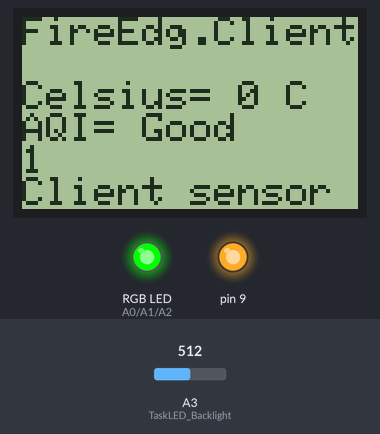
Simulated run of this sketch. Board: Arduino Uno, built with avr-gcc and run on an emulated ATmega328P. On the bench: 84×48 one-colour display, an RGB LED mixed from three pins (HIGH = lit), output pins drawn as LEDs (lit = HIGH). Inputs (shaded band) come from the test bench; at power-on: A3 (TaskLED_Backlight) = 512. What the sketch prints to the serial monitor is not drawn.

Above: at 1.6 s.
1.7 s: A3 (TaskLED_Backlight) set to 122
At 2.2 s:
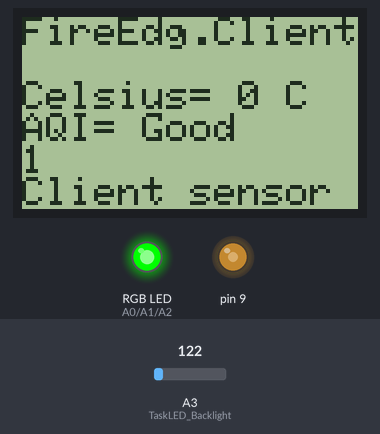
3.2 s: A3 (TaskLED_Backlight) set to 26
At 4.4 s:
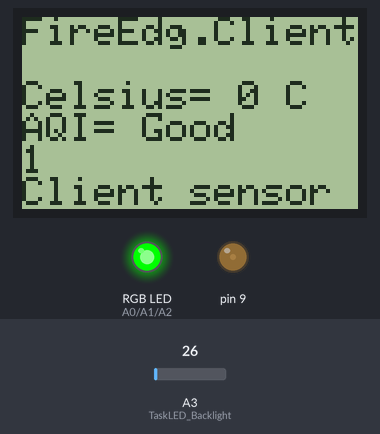
4.7 s: A3 (TaskLED_Backlight) set to 0
At 5.6 s:
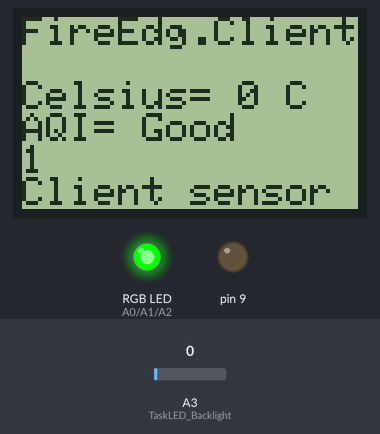
6.2 s: A3 (TaskLED_Backlight) set to 306
At 6.8 s:
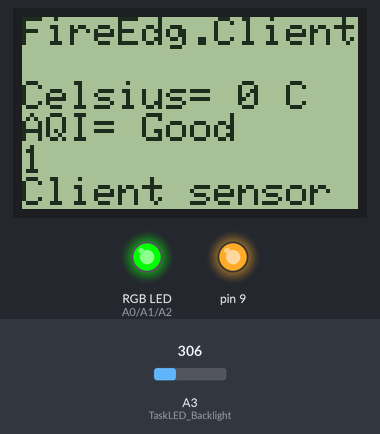
Timing chart, 0 to 8.7 s (numbered marks = the images above; inputs shaded):
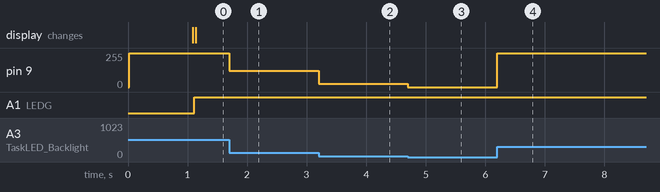

The sketch:

FreeRTOS_Nano-Zigbee-PM2.5.ino
```cpp
//======== [ Arduino - Fire_Edge - LCD-Display_client ] ======== //
// --*
// --* ---------------------[編碼通訊實驗室]---------------------//
// --*
// --* version :FreeRTOS  V1.5
// --* 本程式為 Open source software 請注意使用
// --* 本程式專用於 [Fire_Edge - LCD-Display_client]
// --* 注意!! : 若造成任何損失本實驗室不付任何責任
// --*
// --* ---------------------[編碼通訊實驗室]---------------------//
// --*
//==============================================================//


//--------------[Display_client - 函數庫]--------------//
#include <Arduino_FreeRTOS.h>
#include <PCD8544.h>
#include <SoftwareSerial.h>
#define SOFT_TX 12
#define SOFT_RX 2
// [ PMSx003xx TX ] to [ Arduino PIN 11 ]
SoftwareSerial mySerial(SOFT_RX, SOFT_TX); // RX, TX
unsigned char gucRxBuf[100];
unsigned int pmcount25;
static PCD8544 lcd;
//------------------------ [RGB]------------------------//
#define LEDR A0
#define LEDG A1
#define LEDB A2
//-----------------------[變數宣告]------------------------//
int ArrayNoise;int StateValue;
int average; int PM;
int Photoresistance;
char Temperature[15];
char Air_Quality[15];
//------------------------ [Zigbee - 傳送封包Data]------------------------//
//---ZigbeeDataTest: Leftaddress=[0x61.0x33]-Right=address=[0x70.0x35]---//
byte STM32HostID[]     = {0xFE,0x05,0x91,0x90,0x10,0x2D,0x00,0xFF}; //本機[Send-Data]
byte ZigbeeRightTest[] = {0xFE,0x05,0x91,0x90,0x70,0x35,0x00,0xFF}; //本機[Send-Data]
byte ZigbeeSendTest[]  = {0xFE,0x05,0x91,0x20,0x70,0x35,0x05,0xFF}; //本機[LED-TEST]

//=====================================//
  void TaskLCD_Display( void *pvParameters );
  void TaskLED_Backlight( void *pvParameters );
//=====================================//


void setup(){
  Serial.begin(115200);
  mySerial.begin(9600);
  lcd.begin(84, 48);
  analogWrite(9,150);
  pinMode(A3,INPUT);
  pinMode(LEDR, OUTPUT);
  pinMode(LEDG, OUTPUT);
  pinMode(LEDB, OUTPUT);

  //-------------------------{- 任務宣告區 -}-------------------------*/
  xTaskCreate(TaskLCD_Display,(const portCHAR *)"",133,NULL,2,NULL );
  xTaskCreate(TaskLED_Backlight,(const portCHAR *)"",55,NULL,1,NULL );
  //-------------------------{- 任務宣告區 -}-------------------------*/
}


void TaskLCD_Display(void *pvParameters){
(void) pvParameters;

for(;;){
 float temp;float humi;
  if(mySerial.available()){
    vTaskDelay( 100 / portTICK_PERIOD_MS );
    unsigned char i=0;
    while(mySerial.available()){
      gucRxBuf[i] = mySerial.read();
      i++;
    }
    if (((gucRxBuf[0]==0x42)&&(gucRxBuf[1]==0x4d))&&(i>=12)){
      int chksum=0;
      unsigned char DTL=(gucRxBuf[2]<<8)+gucRxBuf[3];
      for(unsigned char i=0;i<(DTL+2);i++){chksum += gucRxBuf[i];}
      unsigned char csH = (chksum>>8);
      unsigned char csL = (chksum&0xFF);
      if((csH==gucRxBuf[DTL+2])&&(csL==gucRxBuf[DTL+3])){
        //Serial.println("========= PMS5003T =========");
        pmcount25=gucRxBuf[22]*256+gucRxBuf[23];
        temp=(float)(gucRxBuf[24]*256+gucRxBuf[25])/10;
        humi=(float)(gucRxBuf[26]*256+gucRxBuf[27])/10;
      }
    }
  }

for(int i=0;i<10;i++){
  average+=temp;
  PM+=pmcount25;
  vTaskDelay( 100 / portTICK_PERIOD_MS );
  }
  average=average/10;
  PM=PM/10;
 int total=0;
    if(average<=30){
      total=0;
      }else if(average>=31){
        total+=1;
        }
    Serial.print("T:");
    Serial.println(total);
  Photoresistance = analogRead(A3);
  Photoresistance/2;
  analogWrite(9,Photoresistance);

  sprintf(Temperature,"Celsius= %d C",average);
  lcd.setCursor(0,0);
  lcd.print("FireEdg.Client");
  lcd.setCursor(0,2);
  lcd.print(Temperature);
  if(pmcount25<=35){
    sprintf(Air_Quality,"AQI= Good %C","");
    lcd.setCursor(0,3);lcd.print(Air_Quality);
    digitalWrite(LEDR, LOW);
    digitalWrite(LEDG, HIGH);
    digitalWrite(LEDB, LOW);
} else if(pmcount25>=36&&pmcount25<=53){
    sprintf(Air_Quality,"AQI= Middle %C","");
    lcd.setCursor(0,3);lcd.print(Air_Quality);
    digitalWrite(LEDR, HIGH);
    digitalWrite(LEDG, LOW);
    digitalWrite(LEDB, HIGH);
} else if(pmcount25>=84){
    sprintf(Air_Quality,"AQI= Bad %C","");
    lcd.setCursor(0,3);lcd.print(Air_Quality);
    digitalWrite(LEDR, HIGH);
    digitalWrite(LEDG, LOW);
    digitalWrite(LEDB, LOW);
    }
  lcd.setCursor(0,5);
  lcd.print("Client sensor");

if (total<=29){
       StateValue=0x01;
       STM32HostID[6]=StateValue;
       Serial.write(STM32HostID, sizeof(STM32HostID));
       Serial.write(ZigbeeSendTest, sizeof(ZigbeeSendTest));
       lcd.setCursor(0,4);
       lcd.print(STM32HostID[6]);
       vTaskDelay( 5000 / portTICK_PERIOD_MS );
}else if(total>=30){
         StateValue=0x02;
         STM32HostID[6]=StateValue;
         Serial.write(STM32HostID, sizeof(STM32HostID));
         Serial.write(ZigbeeSendTest, sizeof(ZigbeeSendTest));
         vTaskDelay( 5000 / portTICK_PERIOD_MS );
         }
 StateValue= 0x00;
 average=0;
 PM=0;
 }
}


void TaskLED_Backlight(void *pvParameters){
(void) pvParameters;
 for(;;) {
   Photoresistance = analogRead(A3);
   Photoresistance/2;
   analogWrite(9,Photoresistance);
 }
}
//==============================================================//
//==============================================================//
void loop()
{
  // Empty. Things are done in Tasks.
}
```

Measured:
- after the input at 1.7 s, pin 9: 255/255 → 122/255 at once
- after the input at 3.2 s, pin 9: 122/255 → 26/255 at once
- after the input at 4.7 s, pin 9: 26/255 → 0/255 at once
- after the input at 6.2 s, pin 9: 0/255 → 255/255 at once
